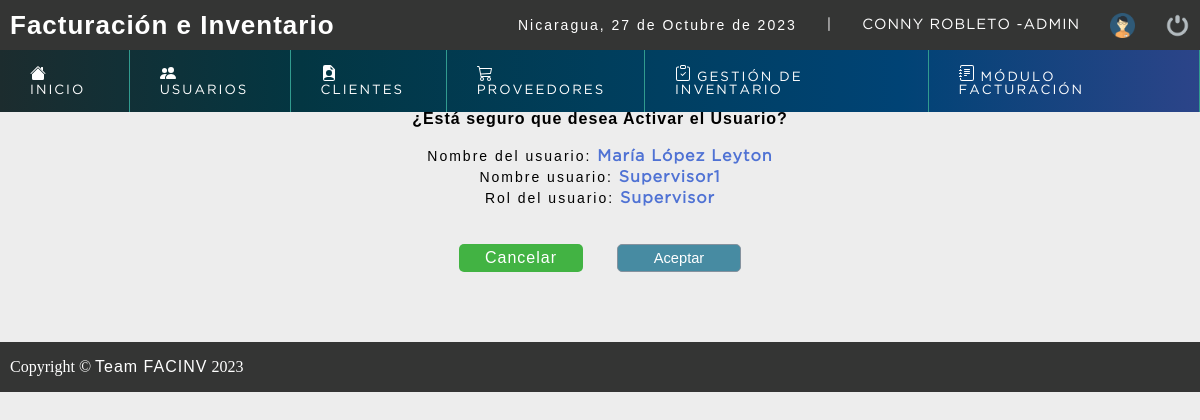
The app's page /sistema/habilitarusuario.php?id=25 (signed in) with its own data.
### tables this page shows
CREATE TABLE `usuario` (
  `idusuario` int(11) NOT NULL,
  `nombre` varchar(50) DEFAULT NULL,
  `correo` varchar(100) DEFAULT NULL,
  `usuario` varchar(15) DEFAULT NULL,
  `clave` varchar(100) DEFAULT NULL,
  `rol` int(11) DEFAULT NULL,
  `estatus` int(11) NOT NULL DEFAULT 1
);

CREATE TABLE `rol` (
  `idrol` int(11) NOT NULL,
  `rol` varchar(20) DEFAULT NULL
);

### sistema/habilitarusuario.php (the view, shortened to what this page needs)
<?php
	include "../conexion.php";
	if(empty($_REQUEST['id']) || $_REQUEST['id'] == 1 )
	{
		header("location: lista_usuarios.php");
		mysqli_close($conection);
	}else{
		$idusuario = $_REQUEST['id'];
		$query = mysqli_query($conection,"SELECT u.nombre,u.usuario,r.rol
												FROM usuario u
												INNER JOIN
												rol r
												ON u.rol = r.idrol
												WHERE u.idusuario = $idusuario ");
		$result = mysqli_num_rows($query);
		if($result > 0){
			while ($data = mysqli_fetch_array($query)) {
				$nombre = $data['nombre'];
				$usuario = $data['usuario'];
				$rol     = $data['rol'];
			}
		}else{
			header("location: lista_usuarios.php");
		}
	}
 ?>
<!DOCTYPE html>
<html lang="en">
<head>
	<?php include "includes/scripts.php"; ?>
</head>
<body>
	<?php include "includes/header.php"; ?>
	<section id="container">
		<div class="data_delete">
			<h2>¿Está seguro que desea Activar el Usuario?</h2>
			<br>
			<p>Nombre del usuario: <span><?php echo $nombre; ?></span></p>
			<p>Nombre usuario: <span><?php echo $usuario; ?></span></p>
			<p>Rol del usuario: <span><?php echo $rol; ?></span></p>
			<form method="post" action="">
				<a href="lista_usuarios.php" class="btn_cancel">Cancelar</a>
				<input type="submit" value="Aceptar" class="btn_ok">
			</form>
		</div>
	</section>
	<?php include "includes/footer.php"; ?>
</body>
</html>

### sistema/css/style.css (style rules this page uses)
* { margin: 0; padding: 0; box-sizing: border-box; }
body { background: #ededed; }
h1, h2, h3, h4, h5, h6 { font-family: 'arial'; font-weight: bold; letter-spacing: 1px; }
h2 { font-size: 20px; }
p { font-family: 'arial'; letter-spacing: 2px; font-size: 14px; line-height: 20px; }
a { text-decoration: none; font-family: arial; letter-spacing: 1px; }
span { font-family: 'GothamBook'; letter-spacing: 1px; font-size: 14px; line-height: 20px; }
#container { padding: 90px 15px 15px; }
form { background: #FFF; margin: auto; padding: 20px 50px; border: 1px solid #d1d1d1; }
input,select { display: block; width: 100%; font-size: 11pt; padding: 5px; border: 1px solid #85929e; border-radius: 5px; }
.data_delete { margin: 20px; text-align: center; }
.data_delete h2 { font-size: 12pt; }
.data_delete span { font-weight: bold; color: #4f72d4; font-size: 12pt; }
.btn_cancel,.btn_ok { width: 124px; background: #478ba2; color: #FFF; display: inline-block; padding: 5px; border-radius: 5px; cursor: pointer; margin: 15px; }
.btn_cancel { background: #42b343; }
.data_delete form { background: initial; margin: auto; padding: 20px 50px; border: 0; }

### records on screen
usuario: nombre "María López Leyton", usuario "Supervisor1", rol.rol "Supervisor"

### other values on screen
fechaC() "27 de Octubre de 2023"
$_SESSION['nombre'] "CONNY ROBLETO"
$_SESSION['user'] "ADMIN"
